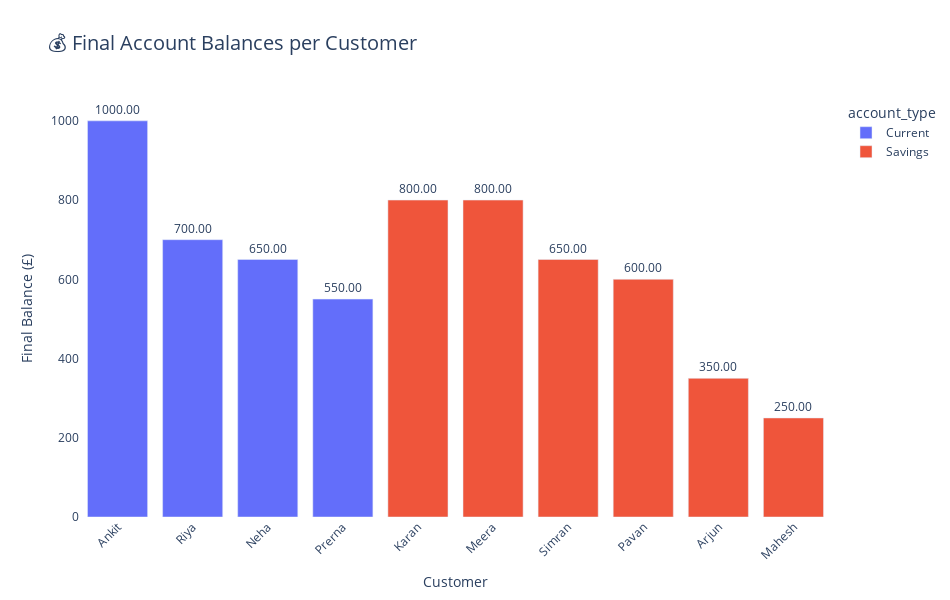

Source (notebook cell):
### Code cell
import plotly.express as px
fig = px.bar(
    df,
    x="name",
    y="final_balance",
    color="account_type",             # color by Savings / Current
    text="final_balance",             # show values on bars
    title="💰 Final Account Balances per Customer",
    labels={"name": "Customer", "final_balance": "Final Balance (£)"},
    hover_data=["city", "opening_balance", "total_net"]
)

#  Styling
fig.update_traces(texttemplate='%{text:.2f}', textposition='outside')
fig.update_layout(
    xaxis_tickangle=-45,
    plot_bgcolor="white",
    title_font=dict(size=20),
    font=dict(size=12),
    yaxis_title="Final Balance (£)",
    xaxis_title="Customer",
    height=600,
    width=950
)

# 5. Show chart
fig.show()

### Figure 1 — Plotly figure (JSON) as saved in the notebook; plotly's stock layout.template omitted (floating-point values rounded to 4 significant figures)
{"data": [{"customdata": [["Manchester", 600, 400], ["London", 500, 200], ["Belfast", 250, 400], ["Belfast", 200, 350]], "hovertemplate": "account_type=Current<br>Customer=%{x}<br>Final Balance (£)=%{text}<br>city=%{customdata[0]}<br>opening_balance=%{customdata[1]}<br>total_net=%{customdata[2]}<extra></extra>", "legendgroup": "Current", "marker": {"color": "#636efa", "pattern": {"shape": ""}}, "name": "Current", "orientation": "v", "showlegend": true, "text": [1000.0, 700.0, 650.0, 550.0], "textposition": "outside", "texttemplate": "%{text:.2f}", "type": "bar", "x": ["Ankit", "Riya", "Neha", "Prerna"], "xaxis": "x", "y": [1000.0, 700.0, 650.0, 550.0], "yaxis": "y"}, {"customdata": [["Dublin", 400, 400], ["Belfast", 450, 350], ["London", 350, 300], ["Dublin", 150, 450], ["Glasgow", 300, 50], ["Belfast", 100, 150]], "hovertemplate": "account_type=Savings<br>Customer=%{x}<br>Final Balance (£)=%{text}<br>city=%{customdata[0]}<br>opening_balance=%{customdata[1]}<br>total_net=%{customdata[2]}<extra></extra>", "legendgroup": "Savings", "marker": {"color": "#EF553B", "pattern": {"shape": ""}}, "name": "Savings", "orientation": "v", "showlegend": true, "text": [800.0, 800.0, 650.0, 600.0, 350.0, 250.0], "textposition": "outside", "texttemplate": "%{text:.2f}", "type": "bar", "x": ["Karan", "Meera", "Simran", "Pavan", "Arjun", "Mahesh"], "xaxis": "x", "y": [800.0, 800.0, 650.0, 600.0, 350.0, 250.0], "yaxis": "y"}], "layout": {"barmode": "relative", "font": {"size": 12}, "height": 600, "legend": {"title": {"text": "account_type"}, "tracegroupgap": 0}, "plot_bgcolor": "white", "title": {"font": {"size": 20}, "text": "💰 Final Account Balances per Customer"}, "width": 950, "xaxis": {"anchor": "y", "domain": [0, 1], "tickangle": -45, "title": {"text": "Customer"}}, "yaxis": {"anchor": "x", "domain": [0, 1], "title": {"text": "Final Balance (£)"}}}}
